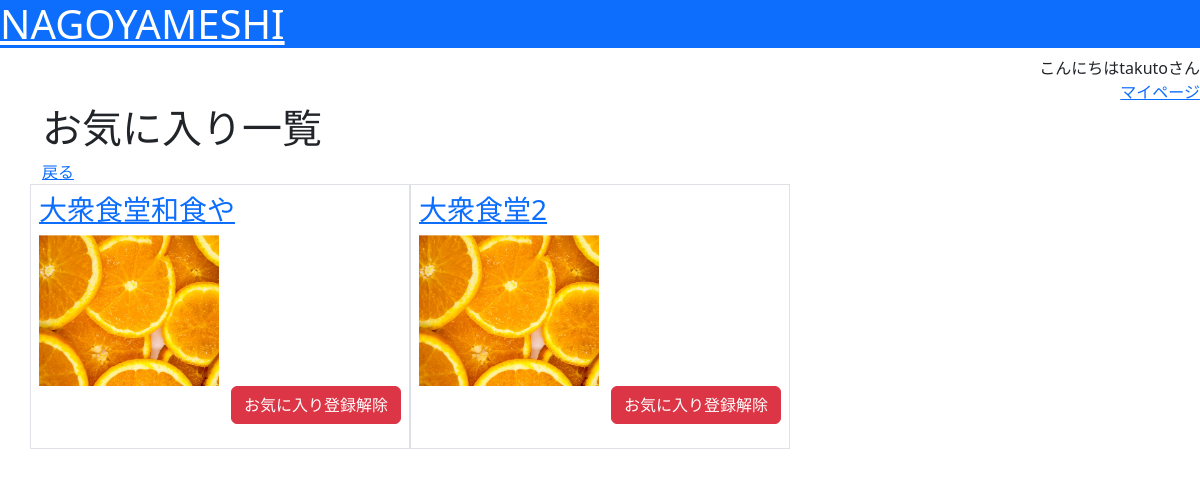
Page /mypage/favorite/ (signed in) on the earlier database version.
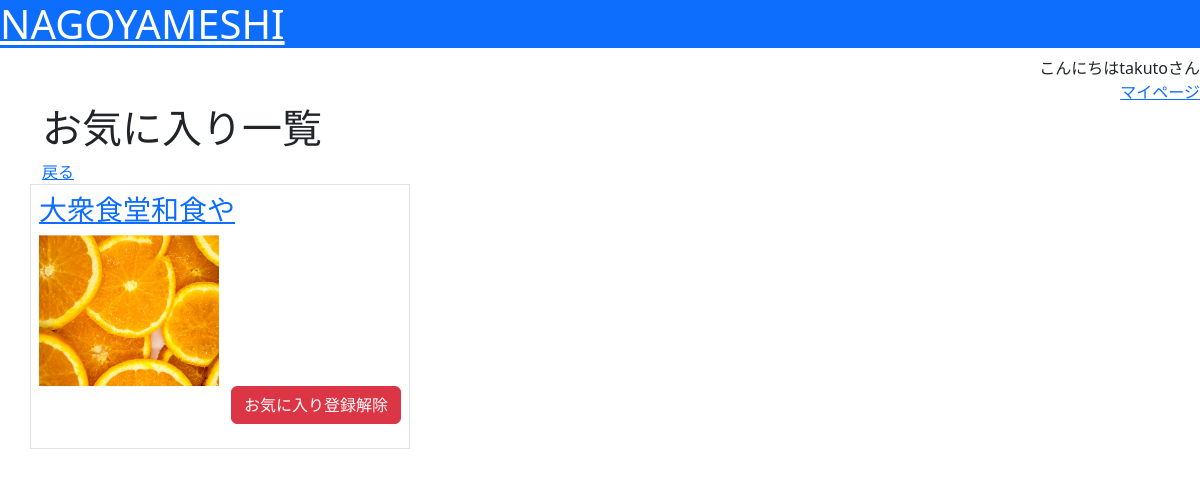
Same page on the later database version.
### nagoyameshi/models.py (models this page shows, shortened)
class Favorite(models.Model):
    user = models.ForeignKey(User, verbose_name="登録者", on_delete=models.CASCADE)
    restaurant = models.ForeignKey(Restaurant, verbose_name="店舗", on_delete=models.CASCADE)
    created_at = models.DateTimeField(verbose_name="作成日時", default=timezone.now)
    updated_at = models.DateTimeField(verbose_name="更新日時", auto_now=True)

class Restaurant(models.Model):
    category = models.ForeignKey(Category, verbose_name="カテゴリ", on_delete=models.CASCADE)
    name = models.CharField(verbose_name="名前", max_length=50)
    if settings.DEBUG:
        image = models.ImageField(verbose_name="画像", upload_to="media_local/restaurant/")
    else:
        image = CloudinaryField('image')
    description = models.CharField(verbose_name="店舗説明", max_length=500)
    start_at = models.TimeField(verbose_name="営業開始時間", default=timezone.now)
    end_at = models.TimeField(verbose_name="営業終了時間", default=timezone.now)
    cost = models.PositiveIntegerField(verbose_name="価格帯")
    post_code = models.CharField(verbose_name="郵便番号", max_length=8)
    address = models.CharField(verbose_name="住所", max_length=100)
    tel = models.CharField(verbose_name="電話番号", max_length=11)
    created_at = models.DateTimeField(verbose_name="作成日時", default=timezone.now)
    updated_at = models.DateTimeField(verbose_name="更新日時", auto_now=True)
    capacity = models.PositiveIntegerField(verbose_name="収容人数", default=20)
    def __str__ (self):
        return self.name

### nagoyameshi/views.py (the view)
# urls.py: path("mypage/favorite/", views.FavoriteListView.as_view(), name="favorite_list"),
class FavoriteListView(ListView):
    model = Favorite
    template_name = "nagoyamehi/favorite_list.html"
    def get_context_data(self, **kwargs):
        context = super().get_context_data(**kwargs)
        context["object_list"] = Favorite.objects.filter(user=self.request.user)
        return context

### nagoyameshi/templates/nagoyameshi/favorite_list.html (shortened to what this page needs)
{% extends "base.html" %}
{% block content %}
<h1>お気に入り一覧</h1>
<a href="{% url 'mypage' %}">戻る</a>
<div class="row">
    {% for favorite in object_list %}
    <div class="col-4 border p-2">
        <a href="{% url 'detail' favorite.restaurant.id %}" >
            <h3>{{ favorite.restaurant }}</h3>
            <img src="{{ favorite.restaurant.image.url }}" style="width:180px; height:auto;">
        </a>
        <form action="{% url 'favorite' %}" method="post" class="text-end">
            <input class="btn btn-danger" type="submit" value="お気に入り登録解除">
        </form>
    </div>
    {% endfor %}
</div>
{% endblock %}

### nagoyameshi/templates/base.html (shortened to what this page needs)
{% load static %}
<html lang="ja">
<head>
    <link href="https://cdn.jsdelivr.net/npm/bootstrap@5.3.0-alpha3/dist/css/bootstrap.min.css" rel="stylesheet">
    <link rel="stylesheet" href="https://cdnjs.cloudflare.com/ajax/libs/font-awesome/6.7.2/css/all.min.css" />
    <link rel="stylesheet" href="{% static 'style.css' %}">
</head>
<body>
    <header>
        <h1 class="bg-primary">
            <a class="text-white" href="{% url 'top' %}">NAGOYAMESHI</a>
        </h1>
        <div class="text-end">
            {% if request.user.is_authenticated %}
            こんにちは{{ request.user }}さん<br>
            <a href="{% url 'mypage' %}">マイページ</a>
            {% else %}
            <a class="btn btn-success" href="{% url 'account_login' %}">ログイン</a>
            <a class="btn btn-primary" href="{% url 'account_signup' %}">アカウント新規作成</a>
            {% endif %}
        </div>
    </header>
    <div class="container">
        {% block content %}{% endblock %}
    </div>
</html>

Differences in the rows shown:
removed Favorite: restaurant "大衆食堂2", restaurant.image (picture)
